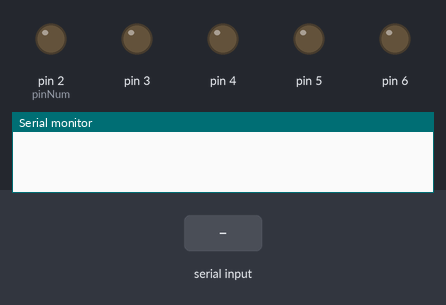
Bench run of a sketch on a simulated Arduino Uno, built with avr-gcc and run on an emulated ATmega328P. On the bench: output pins drawn as LEDs (lit = HIGH), the last lines printed to the serial monitor. The inputs (shaded band) are chosen by the test bench.

Above: at 1.2 s.
1.3 s: byte 1 (1) received over Serial
At 2.5 s:
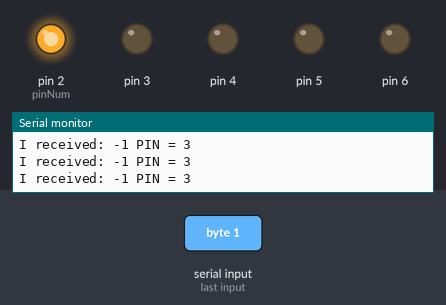
Timing chart, 0 to 4.3 s (numbered marks = the images above; inputs shaded):
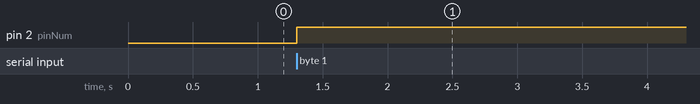

The sketch:

LED_Serial.ino
```cpp
/**
 @Description :

 @Created : September 2014 By Helen Harman

 @Modified: 20th September 2014


*/
void setup()
{
  Serial.begin(9600);
  // sets the pins with the LEDs attached
  pinMode(6, OUTPUT);
  pinMode(5, OUTPUT);
  pinMode(4, OUTPUT);
  pinMode(3, OUTPUT);
  pinMode(2, OUTPUT);
}


/**
  Gets called whenever something gets written to Serial.

*/
void serialEvent()
{
  Serial.println("serialEvent");
  const int NOTES[] = {262, 294, 330, 349};
  int incomingByte = 0;
  int pinNum = 2;

  // 6pins being used. So must loop 12times due to -1 being picked up from
  // serial.read() some of the time.
  for (int i = 0; i < 12; i++)
  {
    // read the incoming byte:
    incomingByte = Serial.read();

    // say what you got:
    Serial.print("I received: ");
    Serial.print(incomingByte, DEC);
    //Serial.print(" From : ");
    //Serial.println(i);
    Serial.print(" PIN = ");
    Serial.println(pinNum);

    if (pinNum == 7) // Pin with piezo attached
    {
      if (incomingByte == 0) // no tone with thumb. And when all fingers above 100.
      {
        noTone(pinNum);
      }
      else if ((incomingByte > 0) && (incomingByte <= sizeof(NOTES)))
      {
        tone(pinNum, NOTES[incomingByte-1]);
      }
    }
    else // Pin with LED attached
    {
      if (incomingByte == 1) // turn LED on
      {
        digitalWrite(pinNum, HIGH);
        pinNum++;
      }
      else if (incomingByte == 0) // turn LED off
      {
        digitalWrite(pinNum, LOW);
        pinNum++;
      }
    }
  }
}


/**
Arduino must have loop() function.
*/
void loop()
{

//empty function

}
```

Measured:
- after the input at 1.3 s, pin 2 (pinNum): LOW → HIGH at once
